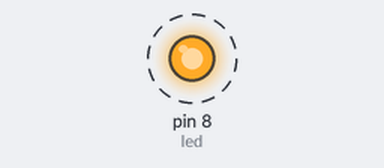
Recording of a sketch running on a simulated Arduino Uno, built with avr-gcc and run on an emulated ATmega328P. Shown: output pins drawn as LEDs (lit = HIGH). Dashed ring = blinking.

Above: at 0.5 s.
Timing chart, 0 to 4.6 s (numbered marks = the images above):
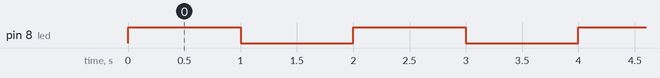

Measured:
- by itself, pin 8 (led): alternates HIGH for 1.0 s and LOW for 1.0 s

The sketch:

arduino_blink_first.ino
```cpp
int led = 8;

void setup() {
  // put your setup code here, to run once:
  pinMode(led, OUTPUT);
}

void loop() {
    testfunction();

}

void testfunction(){
    // put your main code here, to run repeatedly:
  digitalWrite(led, HIGH);          // switching on the led
  delay(1000);                        // delay 1000 milliseconds    digitalWrite(led, LOW);         // switching off the led
  digitalWrite(led, LOW);          // switching off the led
  delay(1000);
}
```
